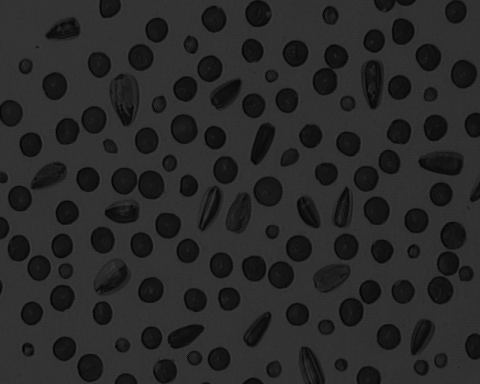
%> input picture img/bloodcells.png, 480 x 384 px
$ octave segmentation_20160930.m   (GNU Octave 9; MATLAB toolbox functions it lacks are replaced by stand-ins)
%> lines starting %> are read from the running program, lines starting %| are printed output that depends on the picture; in (x1, y1, x2, y2) boxes, pixels count from 0 and x2, y2 are one past the last pixel; in counts of white or black regions, pixels touching at a corner belong together; the program's own positions count from 1
### segmentation/binariseImage.m
function image = binariseImage (image, threshold)
[rows, cols] = size(image);
for row = 1:rows
  for col = 1:cols
    if (image(row,col)<threshold)
      image(row,col)=255;
    else
      image(row,col)=0;
    end
  end
end
end

### segmentation/otsu.m
function image = otsu (image)
    [rows, cols] = size(image);
    maxValue = 256;

    % compute histogram and amount for each level
    histogram = zeros(maxValue, 1, 'double');
    for row = 1:rows
      for col = 1:cols
        i = image(row,col); % current pixel intensity
        histogram(i) = histogram(i) + 1;
      end
    end

    % transform histogram amounts to probabilities
    pixels = sum(histogram);
    for i = 1:maxValue
      histogram(i) = histogram(i) / pixels;
    end

    % step through all possible thresholds 1..max intensity and calculate
    % inter-class variance
    icVar = zeros(maxValue,1,'double');
    for t = 1:maxValue
      [w0, w1] = calculateWeights (histogram, t);
      var0 = var(histogram(1:t-1));
      var1 = var(histogram(t:maxValue));
      icVar(t) = w0*var0 + w1*var1;
    end

    % get threshold with the lowest inter-class variance
    threshold = 0;
    variance = 1000000;
    for t = 1:maxValue
      if icVar(t) < variance
        threshold = t;
        variance = icVar(t);
      end
    end

    % binarise image with found threshold
    image = binariseImage (image, threshold);


  function [w0, w1] = calculateWeights (histogram, threshold)
    w0=0;
    w1=0;
    for j=1:(threshold-1)
      w0 = w0 + histogram(j);
    end
    for j=threshold:length(histogram)
      w1 = w1 + histogram(j);
    end
  end

end

### segmentation/segmentation_20160930.m
clear all;
close all;
clc; % clear command window

fileName = 'img\bloodcells.png';

I = imread(fileName);
%> I is the input picture: size 384x480x3 uint8; min 4, max 60, mean 40.8
[rows, cols, channels] = size(I);
%> rows = 384; cols = 480; channels = 3
pixels = rows * cols;
%> pixels = 184320

if (channels == 3) % if image is rgb, convert it to grayscale
  I = rgb2gray(I);
%> I: size 384x480 uint8
end

% Mean Value Threshold Segmentation
t = mean(I(:));
%> t = 40.77
I_mean = binariseImage(I,t);
%> after the loop in binariseImage, `for row = 1:rows`:
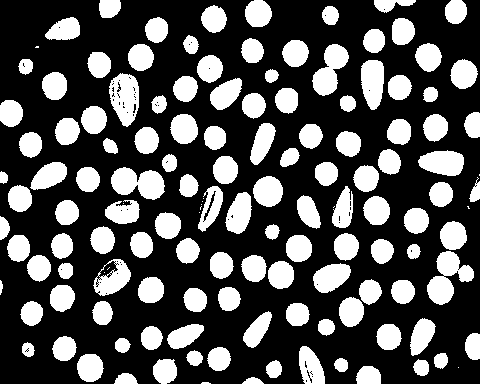
%> image: size 384x480 uint8; 31.9% white; 138 white regions (14 under 20 px), largest, box (x1, y1, x2, y2) and area: (427, 251, 474, 305) 1280, (111, 167, 165, 200) 1202, (109, 73, 139, 127) 1117

% k Means Clustering Threshold Segmentation
I_kMeans = kMeansClustering(I);
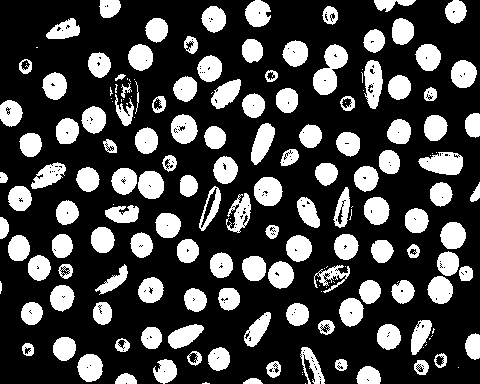
%> I_kMeans: size 384x480 uint8; 27.1% white; 177 white regions (47 under 20 px), largest, box (x1, y1, x2, y2) and area: (313, 44, 348, 95) 971, (418, 152, 463, 175) 746, (254, 177, 283, 206) 655

% Otsu's method
I_otsu = otsu(I);
%> after the loop in otsu, `for row = 1:rows`: histogram = 256 values, max 25973 at index 50, min 0 at index 1, mean 720
%> in otsu, `pixels = sum(histogram);`: pixels = 184320
%> after the loop in otsu, `for i = 1:maxValue`: histogram = 256 values, max 0.141 at index 50, min 0 at index 1, mean 0.00391
%> the loop in otsu, `for t = 1:maxValue` made 256 passes
%> (var0, var1) on passes 1 to 3: (NaN, 0.000253), (0, 0.000254), (0, 0.000255)
%> the loop in otsu, `for t = 1:maxValue` made 256 passes
%> variance on passes 2, 17, 18, 19, 20, 21, 22, 23, 24, 25, 26, 27: 0.000254, 0.000251, 0.000247, 0.000244, 0.00024, 0.000236, 0.000233, 0.000229, 0.000226, 0.000224, 0.000222, 0.00022
%> after the loop in otsu, `for t = 1:maxValue`: threshold = 48
%> call 3 of binariseImage, with threshold = 48
%> after the loop in binariseImage (call 3), `for row = 1:rows`:
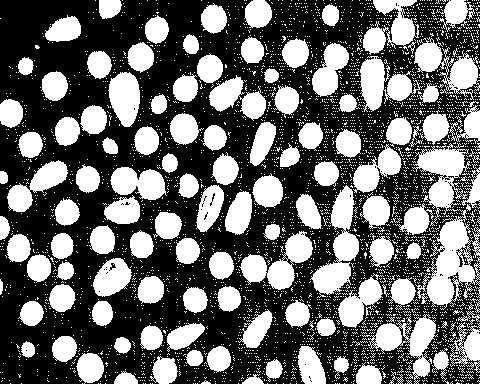
%> image: size 384x480 uint8; 41.2% white; 3745 white regions (3618 under 20 px), largest, box (x1, y1, x2, y2) and area: (412, 143, 480, 310) 5213, (310, 185, 359, 298) 2301, (239, 231, 313, 290) 1889


% Graphics
subplot(2,2,1)
imshow(I_mean);
title('Mean value');

subplot(2,2,2)
imshow(I_kMeans);
title('kMeans');

subplot(2,2,3)
imshow(I_otsu);
title('Otsu');
